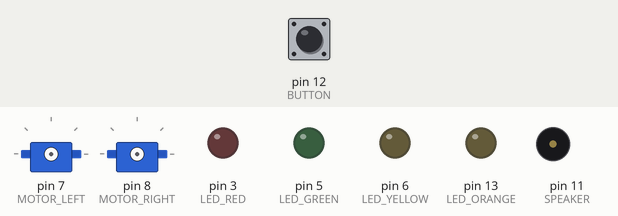
This sketch was run on a simulated Arduino Uno, built with avr-gcc and run on an emulated ATmega328P. Shown: 2 × servo, output pins drawn as LEDs (lit = HIGH), buzzer (waves = sounding). The inputs (shaded band) are chosen by the test bench; at power-on: pin 12 (BUTTON) HIGH.

Above: at 1.0 s.
1.1 s: pin 12 (BUTTON) pulled LOW for 0.15 s
At 1.7 s:
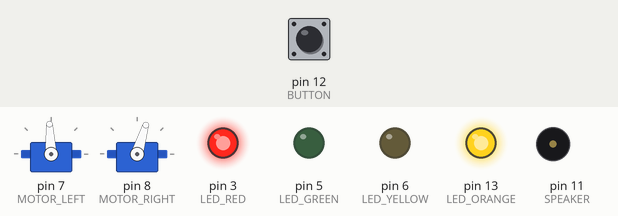
At 6.8 s:
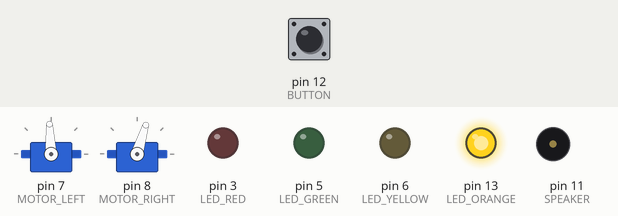
7.2 s: pin 12 (BUTTON) pulled LOW for 1 s
At 10.7 s:
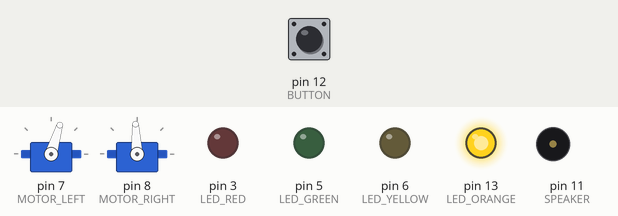
Timing chart, 0 to 15.3 s (numbered marks = the images above; inputs shaded):
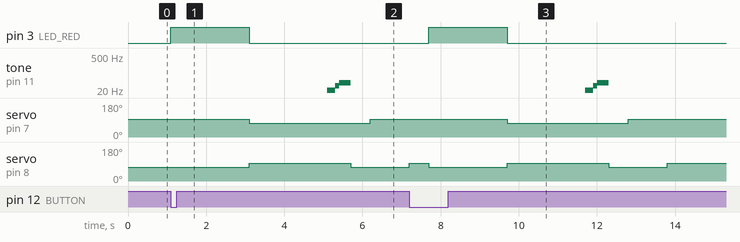

Measured:
- after the input at 1.1 s, pin 3 (LED_RED): LOW → HIGH at once, → LOW 2.0 s later; pin 13 (LED_ORANGE): LOW → HIGH at once
- after the input at 7.2 s, pin 3 (LED_RED): LOW → HIGH after 0.50 s, → LOW 2.0 s later; tone on pin 11 (SPEAKER): plays 10 Hz for 0.10 s, 20 Hz for 0.10 s, 30 Hz for 0.10 s, 40 Hz for 0.30 s, starting after 4.5 s; servo on pin 7 (MOTOR_LEFT): 93° → 73° after 2.5 s, → 93° 3.1 s later

The sketch:

Simple_control_ArduSkyBot.ino
```cpp
/*
 ArduSkyBot example code

 Author: Carlos Garcia Saura
 July 2012
 */

/*
 ArduSkyBot library v1.0

 Uses part of the "Rueda V1.0" library by Santiago Lopez

 Author: Carlos Garcia Saura
 July 2012
 */

// Include the necessary libraries
#include <Servo.h>

// --- PIN DEFINITIONS ---

#define LED_RED 3      // LED Lights
#define LED_GREEN 5
#define LED_YELLOW 6
#define LED_ORANGE 13

#define BUTTON 12

#define LDR_LEFT A5   // Pins for the light sensors
#define LDR_RIGHT A4

#define MOTOR_LEFT 7  // Pins for the motors
#define MOTOR_RIGHT 8

#define IR_1 A0       // Pins for the line sensor (four CNY70)
#define IR_2 A1       // IR_1 right, IR_4 left
#define IR_3 A2
#define IR_4 A3

#define ULTRASONIC_TRIG 2 // Pins for the ultrasonic distance sensor
#define ULTRASONIC_ECHO 4

#define SPEAKER 11


// --- ULTRASONIC SENSOR ---

// Function for initiating the pins used by the ultrasonic distance sensor
void init_pins_distance_sensor() {
  pinMode(ULTRASONIC_ECHO, INPUT);
  pinMode(ULTRASONIC_TRIG, OUTPUT);

  // Trigger pin is set low to avoid innecesary measurements
  digitalWrite(ULTRASONIC_TRIG, LOW);
}

// Function for reading the distance read by the ultrasonic sensor
// Returned value is in centimeters
int read_distance() {
  long duration;

  //This triggers the measurement
  digitalWrite(ULTRASONIC_TRIG, HIGH);
  delayMicroseconds(10);
  digitalWrite(ULTRASONIC_TRIG, LOW);

  //We receive the distance as a pulse length
  duration = pulseIn(ULTRASONIC_ECHO,HIGH);

  //Returns the distance in centimeters.
  return duration /29 / 2 ; //use "74 / 2" for inches
}


// --- LEDs ---

// Function for initiating the pins used by the LEDs
void init_LED_pins() {
  pinMode(LED_RED,OUTPUT);
  pinMode(LED_GREEN,OUTPUT);
  pinMode(LED_YELLOW,OUTPUT);
  pinMode(LED_ORANGE,OUTPUT);
}


// --- BUTTON ---

// Function for initiating the pin used by the button
void init_button_pin() {
  pinMode(BUTTON,INPUT);

  digitalWrite(BUTTON, HIGH); // Enable internal pull-up resistor
}

// Function for reading the button value
// Returns 1 if the button is being pressed, 0 if it is not
int button_is_pressed() {
  return !digitalRead(BUTTON);
}


// --- MOTORS ---

Servo S_MOTOR_LEFT;
Servo S_MOTOR_RIGHT;
int S_MOTOR_LEFT_CENTER = 1400;
int S_MOTOR_RIGHT_CENTER = 1400;

// Function that inits the motors
void init_motors() {
  /*S_MOTOR_LEFT.attach(MOTOR_LEFT);    // Init servo library
   S_MOTOR_RIGHT.attach(MOTOR_RIGHT);

   S_MOTOR_LEFT.writeMicroseconds(S_MOTOR_LEFT_CENTER);                  // Make the motors stop
   delay(200);
   S_MOTOR_RIGHT.writeMicroseconds(S_MOTOR_RIGHT_CENTER);*/
}

// Functions for controlling the motors
// They take a parameter that ranges within -100 and 100, that indicates the speed and direction of rotation.
void motor_left(int m_speed) {
  m_speed = constrain(m_speed,-100,100); // Make sure the value is on the range

  if(m_speed != 0) {
    if(!S_MOTOR_LEFT.attached()) S_MOTOR_LEFT.attach(MOTOR_LEFT);
    S_MOTOR_LEFT.writeMicroseconds(map(m_speed,-100,100,S_MOTOR_LEFT_CENTER-500,S_MOTOR_LEFT_CENTER+500)); // Set the speed
  }
  else {
    if(S_MOTOR_LEFT.attached()) S_MOTOR_LEFT.detach();
  }
}

// Same but for right motor
void motor_right(int m_speed) {
  m_speed = constrain(m_speed,-100,100); // Make sure the value is on the range

  if(m_speed != 0) {
    if(!S_MOTOR_RIGHT.attached()) S_MOTOR_RIGHT.attach(MOTOR_RIGHT);
    S_MOTOR_RIGHT.writeMicroseconds(map(m_speed,-100,100,S_MOTOR_RIGHT_CENTER+500,S_MOTOR_RIGHT_CENTER-500)); // Set the speed (note: the direction is opposite to left motor)
  }
  else {
    if(S_MOTOR_RIGHT.attached()) S_MOTOR_RIGHT.detach();
  }
}

int speed_motors = 20;

void robot_stop() {
  motor_left(0);
  motor_right(0);
}

void robot_forward() {
  motor_left(speed_motors);
  motor_right(speed_motors);
  delay(1000);
  robot_stop();
}

void robot_backward() {
  motor_left(-speed_motors);
  motor_right(-speed_motors);
  delay(1000);
  robot_stop();
}

void robot_left() {
  motor_left(-speed_motors);
  motor_right(+speed_motors);
  delay(500);
  robot_stop();
}

void robot_right() {
  motor_left(+speed_motors);
  motor_right(-speed_motors);
  delay(500);
  robot_stop();
}


// This function runs only once at the begining
void setup() {
  // Initialization functions
  init_motors();
  init_pins_distance_sensor();
  init_LED_pins();
  init_button_pin();

  // Waits until the button is pressed
  while( button_is_pressed() == 0 ) {
    delay(100);
  }

  // We turn on the ORANGE LED so we know our program is running
  digitalWrite(LED_ORANGE, HIGH);
}

void makeSound(int lenght, int num) {
  int i,j;
    for(i=1; i<num; i++) {
      tone(SPEAKER,10*i);
      delay(lenght);
    }
  delay(2*lenght);
  noTone(SPEAKER);
}

/// WRITE YOUR CODE HERE ///
void loop() { // The loop function runs forever
  // Turns the RED LED on
  digitalWrite(LED_RED, HIGH);
  robot_forward();

  // Waits for one second
  delay(1000);

  // Turns the RED LED off
  digitalWrite(LED_RED, LOW);
  robot_backward();

  // Waits for one second
  delay(1000);

  // Play a sound
  makeSound(100, 5);

  robot_left();
  robot_forward();
  robot_right();


  // Waits until the button is pressed
  while( button_is_pressed() == 0 ) {
    delay(100);
  }
}
```
